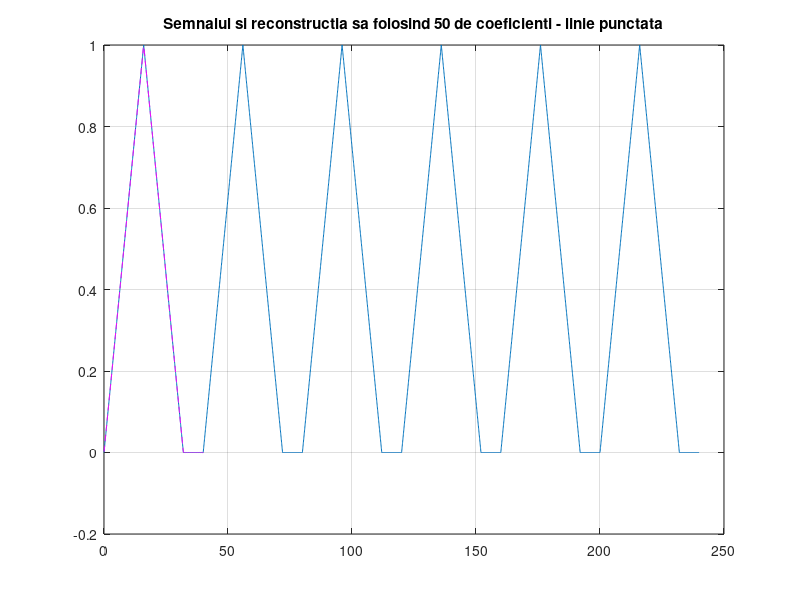
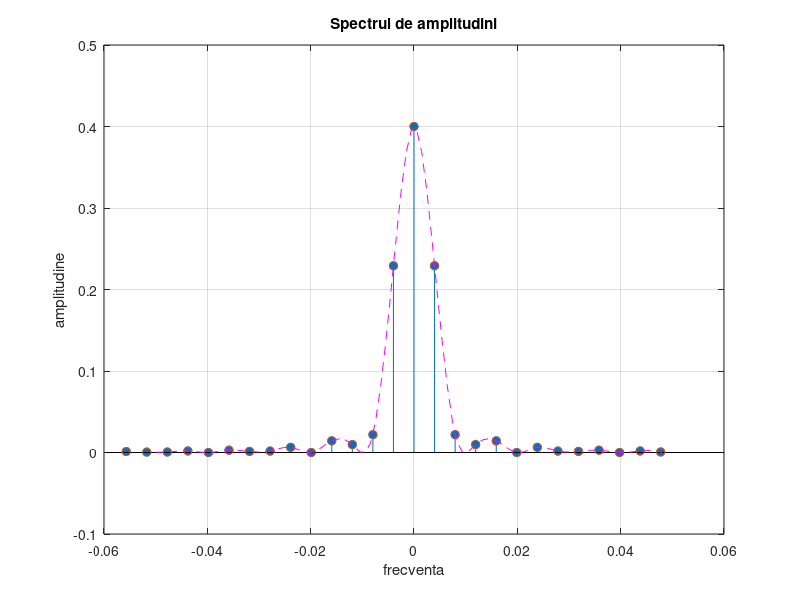

MATLAB code to generate these figures, in order:
% Tema2 Matase Monica 422D
% semnal triunghiular, pozitia 16 in catalog

clc

P = 40; % perioada semnalului
D = 16; % durata semnalului triungiular

w0 = 2 * pi / P; % pulsatia semnalului
rez = 0.05; % rezolutie
vt = 0 : rez : 2 * D;

% generarea semnalului triunghiular
x_triunghi = sawtooth((pi / D) * vt, 0.5) / 2 + 0.5;
t = 0 : rez : P-rez; % vectorul de timp pentru o perioada

x_final = zeros(1, length(t));

% adaugarea partii triunghiulare peste semnalul de amplitudine nula
x_final(t <= 2*D) = x_triunghi;

% repetarea semnalului pe 6 perioade
x_plot = repmat(x_final, 1, 6);
t_plot = 0 : rez : 6 * P - rez;

figure(1);
plot(t_plot, x_plot);
grid;
title('Semnalul si reconstructia sa folosind 50 de coeficienti - linie punctata');
hold on;

C = zeros(1, 101); % vectorul de coeficienti

% se calculeaza vectorul de coeficienti
for k = -50 : 50
    x_integrant = x_final;
    x_integrant = x_integrant .* exp(-1i * k * w0 * t);
    
    % integrala prin trapez
    for i = 1: length(t) - 1
        C(k + 51) = C(k + 51) + (t(i + 1) - t(i)) * (x_integrant(i) + x_integrant(i + 1)) / 2;
    end
    
    C(k + 51) = C(k + 51) / P;
end

% calcularea semnalului utilizand coeficientii Fourier aflati anterior
x_fourier = zeros(1, length(t));
for i = 1 : length(t)
    % se calculeaza semnalul la momentul de timp t(i)
    for k= -50 : 50
        x_fourier(i) = x_fourier(i) + C(k + 51) * exp(1i * k * w0 * t(i));
    end
end

% afisarea semnalului folosind 50 de coeficienti
plot(t, x_fourier, 'm--');

figure(2);

% frecventele
frecv = -50 * w0 / (2 * pi) : w0 / (2 * pi) : 50 * w0 / (2 * pi);

% am ales doar 26 de puncte centrale pentru a reprezenta doar partea
% semnificativa a spectrului de amplitutdine
stem(frecv(37:63) / (2 * pi), abs(C(37:63)), 'filled');
hold on;

% linia punctata care uneste punctele
xint = linspace(-0.05, 0.048, 100);
spl = spline(frecv(37:63) / (2 * pi), abs(C(37:63)));
plot(frecv(37:63) / (2 * pi), abs(C(37:63)), 'o', xint, ppval(spl, xint),'m--');

grid;

title('Spectrul de amplitudini');
xlabel('frecventa');
ylabel('amplitudine');
